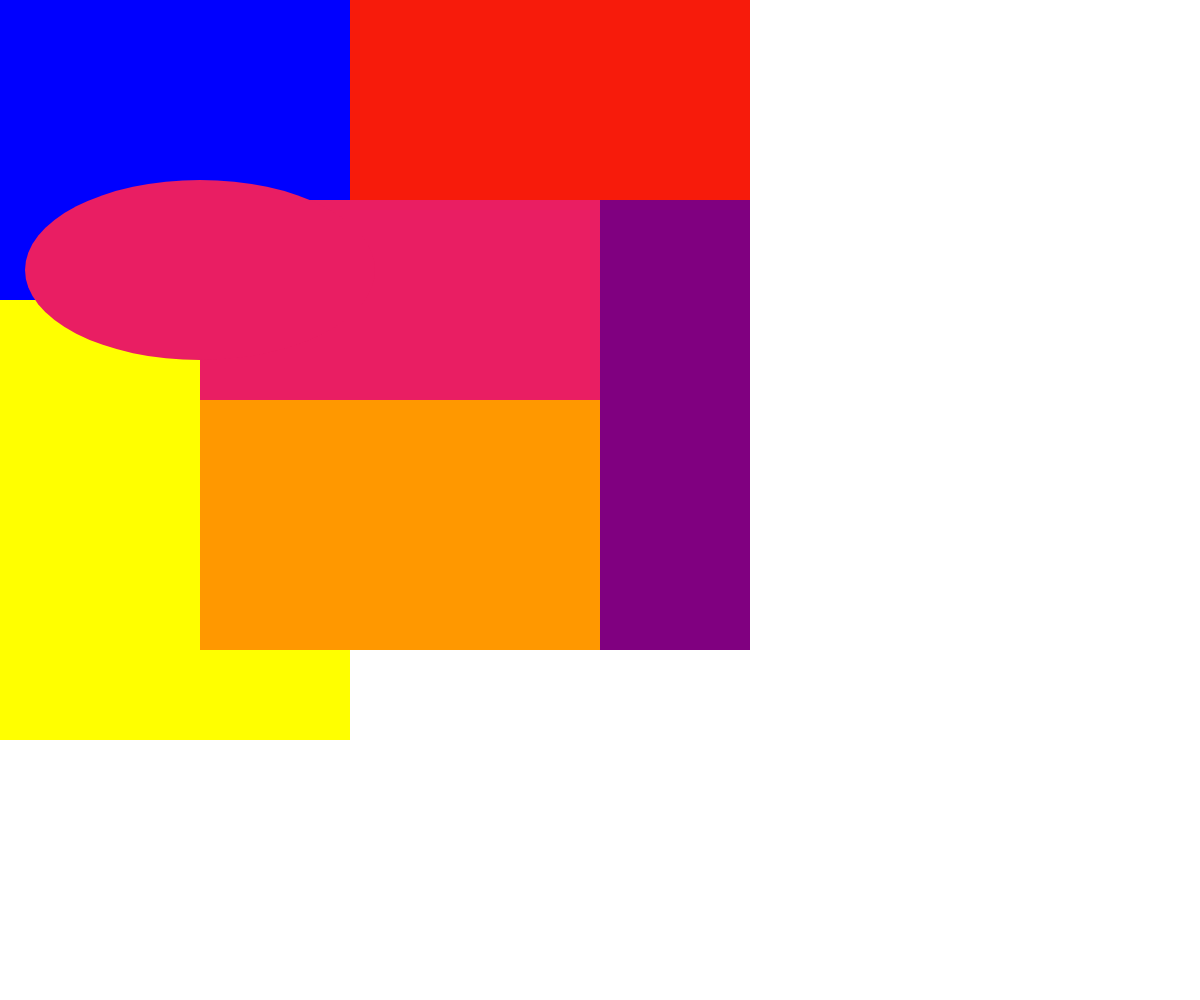
Frame 1 (no input)
Frame 2 (the mouse pressed at the canvas centre, redrawn once): identical to frame 1, image omitted

The p5.js sketch that drew this single still picture (run headless with seeded random() and noise() and a simulated clock; the mouse was pressed at the canvas centre and the sketch redrawn once):

// p5.js sketch
// ── sketch.js
function setup() {
  createCanvas(windowWidth, windowHeight);
  noLoop();
}

function windowResized() {
  resizeCanvas(windowWidth, windowHeight);
  redraw();
}

function draw() {

  noStroke();
  
  fill("blue")
  rect(0, 0, 400, 300)
  
  fill("#F71B0B")
  rect(350, 0, 400, 250)
  

  fill("purple")
  rect(500, 200, 250, 450)
  

  fill("yellow")
  rect(0, 300, 350, 440)
  

  fill("#FF9800")
  rect(200, 400, 400, 250)
  
  fill("#E91E63")
  rect(200, 200, 400, 200)

  fill("#E91E63")
  ellipse(200, 270, 350, 180);
  
}
